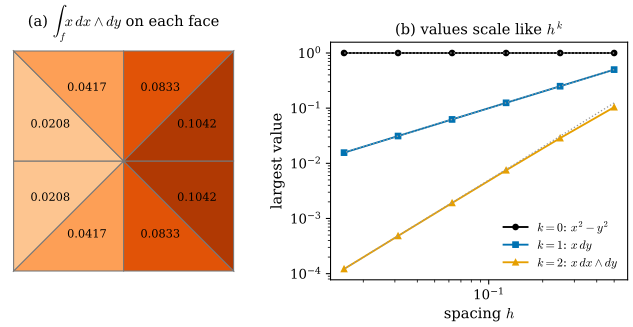

Source code (Python):
"""Figure 36.1.3: discrete forms are integrated quantities (Section 36.1).

(a) the 2-form x dx^dy on the grid of Example 36.1.2: the number in each triangle is its integral over the
    counterclockwise triangle, i.e. (area 1/8) x (value of x at the centroid); the color is the same number.
(b) refining the grid of the unit square (n x n squares, spacing h = 1/n, n = 2, ..., 64): the largest absolute value
    of the de Rham images of the 0-form x^2 - y^2 (black), the 1-form x dy (blue) and the 2-form x dx^dy (orange).
    Dotted gray lines have slopes 0, 1, 2 on the log-log axes.
Self-check: the face values are area x centroid value exactly (the integrand is linear); the fitted slopes are
0, 1 to within 0.02 and 2 to within 0.06 (1.95: the largest face value is
(h^2 / 2)(1 - h / 3), the face nearest x = 1).

Run from the project root:
``PYTHONPATH=tools python3 chapters/36-discrete-exterior-calculus/figures/fig-36-1-3-integrated-quantities.py``
"""

import sys
from pathlib import Path

sys.path.insert(0, str(Path(__file__).resolve().parents[1] / "lib"))

import ch36  # noqa: E402
import dgdec as dd  # noqa: E402

import dgfig  # noqa: E402

dgfig.setup()

import matplotlib.pyplot as plt  # noqa: E402
import numpy as np  # noqa: E402
from matplotlib.patches import Polygon  # noqa: E402

V, F = ch36.grid(2)
w_hat = dd.derham2(lambda p: p[0], V, F)
assert np.allclose(w_hat, 0.125 * V[F].mean(1)[:, 0], atol=1e-15)

ns = np.array([2, 4, 8, 16, 32, 64])
m0, m1, m2 = [], [], []
for n in ns:
    Vn, Fn = ch36.grid(int(n))
    En, _ = dd.edge_list(Fn)
    m0.append(np.abs(dd.derham0(lambda p: p[0] ** 2 - p[1] ** 2, Vn)).max())
    m1.append(np.abs(dd.derham1(lambda p: np.array([0.0, p[0]]), Vn, En)).max())
    m2.append(np.abs(dd.derham2(lambda p: p[0], Vn, Fn)).max())
h = 1.0 / ns
slopes = [np.polyfit(np.log(h), np.log(m), 1)[0] for m in (m0, m1, m2)]
assert abs(slopes[0]) < 0.02 and abs(slopes[1] - 1) < 0.02 and abs(slopes[2] - 2) < 0.06, slopes

C = dgfig.COLORS
fig, (axa, axb) = plt.subplots(1, 2, figsize=(6.8, 3.3), gridspec_kw={"width_ratios": [1.0, 1.15]})
cmap = plt.get_cmap("Oranges")
for f, tri in enumerate(F):
    axa.add_patch(Polygon(V[tri], closed=True, facecolor=cmap(0.15 + 0.7 * w_hat[f] / w_hat.max()),
                          edgecolor="#777777", lw=0.8))
    c = V[tri].mean(0)
    axa.text(*c, f"{w_hat[f]:.4f}", fontsize=8.5, ha="center", va="center")
axa.set_xlim(-0.04, 1.04)
axa.set_ylim(-0.04, 1.04)
axa.set_aspect("equal")
axa.set_axis_off()
axa.set_title(r"(a) $\int_f x\,dx\wedge dy$ on each face", fontsize=11)

axb.loglog(h, m0, "o-", color="black", ms=4, lw=1.4, label=r"$k=0$: $x^2-y^2$")
axb.loglog(h, m1, "s-", color=C["tangent"], ms=4, lw=1.4, label=r"$k=1$: $x\,dy$")
axb.loglog(h, m2, "^-", color=C["accent"], ms=4, lw=1.4, label=r"$k=2$: $x\,dx\wedge dy$")
for p, m in ((0, m0), (1, m1), (2, m2)):
    axb.loglog(h, m[-1] * (h / h[-1]) ** p, ":", color="#999999", lw=1.0)
axb.set_xlabel(r"spacing $h$")
axb.set_ylabel("largest value")
axb.legend(fontsize=9, loc="lower right", frameon=False)
axb.set_title(r"(b) values scale like $h^k$", fontsize=11)
fig.subplots_adjust(left=0.01, right=0.98, top=0.9, bottom=0.15, wspace=0.28)
dgfig.save(fig, __file__)
